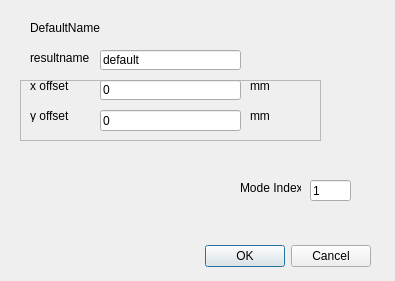
<?xml version="1.0" encoding="UTF-8"?>
<ui version="4.0">
 <class>AddComplexPostDialog</class>
 <widget class="QDialog" name="AddComplexPostDialog">
  <property name="enabled">
   <bool>true</bool>
  </property>
  <property name="geometry">
   <rect>
    <x>0</x>
    <y>0</y>
    <width>395</width>
    <height>281</height>
   </rect>
  </property>
  <property name="windowTitle">
   <string>New</string>
  </property>
  <widget class="QDialogButtonBox" name="buttonBox">
   <property name="geometry">
    <rect>
     <x>30</x>
     <y>240</y>
     <width>341</width>
     <height>32</height>
    </rect>
   </property>
   <property name="orientation">
    <enum>Qt::Horizontal</enum>
   </property>
   <property name="standardButtons">
    <set>QDialogButtonBox::Cancel|QDialogButtonBox::Ok</set>
   </property>
  </widget>
  <widget class="QLabel" name="PostprocessNameLabel">
   <property name="geometry">
    <rect>
     <x>30</x>
     <y>20</y>
     <width>131</width>
     <height>16</height>
    </rect>
   </property>
   <property name="text">
    <string>DefaultName</string>
   </property>
  </widget>
  <widget class="QLineEdit" name="resultNameEdit">
   <property name="geometry">
    <rect>
     <x>100</x>
     <y>50</y>
     <width>141</width>
     <height>20</height>
    </rect>
   </property>
   <property name="text">
    <string>default</string>
   </property>
  </widget>
  <widget class="QLineEdit" name="ModeIndexEdit">
   <property name="geometry">
    <rect>
     <x>310</x>
     <y>180</y>
     <width>41</width>
     <height>21</height>
    </rect>
   </property>
   <property name="text">
    <string>1</string>
   </property>
  </widget>
  <widget class="QLabel" name="label_4">
   <property name="geometry">
    <rect>
     <x>240</x>
     <y>180</y>
     <width>61</width>
     <height>16</height>
    </rect>
   </property>
   <property name="text">
    <string>Mode Index</string>
   </property>
  </widget>
  <widget class="QFrame" name="AdvSettingframe">
   <property name="enabled">
    <bool>true</bool>
   </property>
   <property name="geometry">
    <rect>
     <x>20</x>
     <y>80</y>
     <width>301</width>
     <height>61</height>
    </rect>
   </property>
   <property name="frameShape">
    <enum>QFrame::StyledPanel</enum>
   </property>
   <property name="frameShadow">
    <enum>QFrame::Raised</enum>
   </property>
   <widget class="QLabel" name="label">
    <property name="geometry">
     <rect>
      <x>10</x>
      <y>0</y>
      <width>54</width>
      <height>12</height>
     </rect>
    </property>
    <property name="text">
     <string>x offset</string>
    </property>
   </widget>
   <widget class="QLineEdit" name="xoffsetEdit">
    <property name="geometry">
     <rect>
      <x>80</x>
      <y>0</y>
      <width>141</width>
      <height>20</height>
     </rect>
    </property>
    <property name="text">
     <string>0</string>
    </property>
   </widget>
   <widget class="QLabel" name="label_5">
    <property name="geometry">
     <rect>
      <x>230</x>
      <y>0</y>
      <width>54</width>
      <height>12</height>
     </rect>
    </property>
    <property name="text">
     <string>mm</string>
    </property>
   </widget>
   <widget class="QLabel" name="label_2">
    <property name="geometry">
     <rect>
      <x>10</x>
      <y>30</y>
      <width>54</width>
      <height>12</height>
     </rect>
    </property>
    <property name="text">
     <string>y offset</string>
    </property>
   </widget>
   <widget class="QLineEdit" name="yoffsetEdit">
    <property name="geometry">
     <rect>
      <x>80</x>
      <y>30</y>
      <width>141</width>
      <height>21</height>
     </rect>
    </property>
    <property name="text">
     <string>0</string>
    </property>
   </widget>
   <widget class="QLabel" name="label_6">
    <property name="geometry">
     <rect>
      <x>230</x>
      <y>30</y>
      <width>54</width>
      <height>12</height>
     </rect>
    </property>
    <property name="text">
     <string>mm</string>
    </property>
   </widget>
  </widget>
  <widget class="QLabel" name="label_3">
   <property name="geometry">
    <rect>
     <x>30</x>
     <y>50</y>
     <width>71</width>
     <height>16</height>
    </rect>
   </property>
   <property name="text">
    <string>resultname</string>
   </property>
  </widget>
 </widget>
 <resources/>
 <connections>
  <connection>
   <sender>buttonBox</sender>
   <signal>accepted()</signal>
   <receiver>AddComplexPostDialog</receiver>
   <slot>accept()</slot>
   <hints>
    <hint type="sourcelabel">
     <x>248</x>
     <y>254</y>
    </hint>
    <hint type="destinationlabel">
     <x>157</x>
     <y>274</y>
    </hint>
   </hints>
  </connection>
  <connection>
   <sender>buttonBox</sender>
   <signal>rejected()</signal>
   <receiver>AddComplexPostDialog</receiver>
   <slot>reject()</slot>
   <hints>
    <hint type="sourcelabel">
     <x>316</x>
     <y>260</y>
    </hint>
    <hint type="destinationlabel">
     <x>286</x>
     <y>274</y>
    </hint>
   </hints>
  </connection>
 </connections>
</ui>
